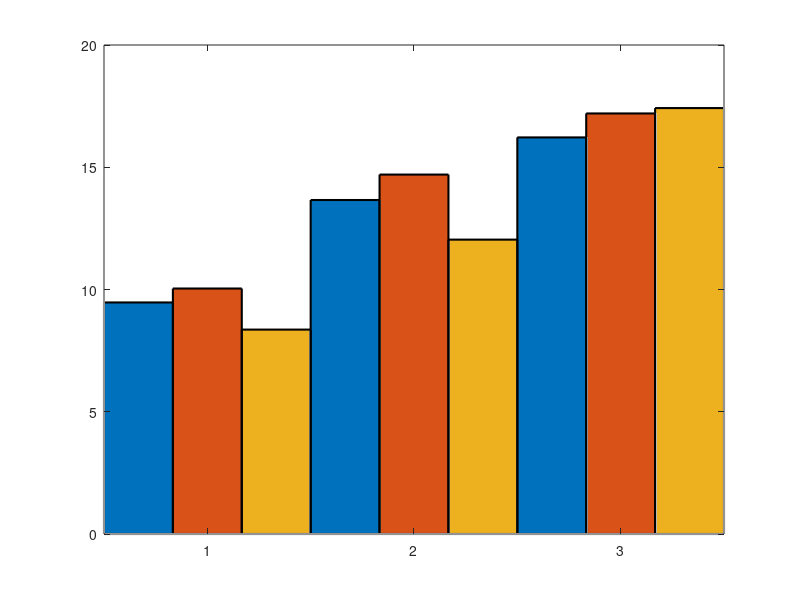

The MATLAB source for this figure: (Note: this script raises an error after producing the figure.)
close all;
fig2 = figure;
%input parameter
Oxy21 = [9.47 10.04 8.36];
Oxy16 = [13.66 14.70 12.04];
Oxy11 = [16.22 17.20 17.42];
y = [Oxy21; Oxy16; Oxy11];
errhigh = [0.7264 1.0624 0.732; 0.84 1.58 1.241; 1.20 1.78 1.23];
errlow = [0.6736 1.1136 0.778; 0.7968 1.38 1.176; 1.1328 1.88 1.63];
%err = 0.3*y;
%y = [Oxy21 Oxy16 Oxy11];
%x = categorical({'Oxy21%','Oxy16%','Oxy11%'});
%x = reordercats(x,{'Oxy21%','Oxy16%','Oxy11%'});
%ylim([0 5]);
%bp = bar(x,y,'BarWidth',1); %Acceptable range [0 1] 
bp = bar(y,'BarWidth',1,'LineWidth',1.5); %Acceptable range [0 1] 
hold on
for k = 1:size(y,2)
    % get x positions per group
    xpos = bp(k).XData + bp(k).XOffset;
    % draw errorbar
    errorbar(xpos, y(:,k), errlow(:,k),errhigh(:,k), 'LineStyle', 'none', ... 
        'Color', 'k', 'LineWidth', 1.5);
end
%title('What is my name?','FontSize',20,'Position',[2 4.7])
xlabel('Oxygen Concentration','FontSize',16);
ylabel('Combustion duration (ms)','FontSize',16);
%{
hp = bar(y);
cm = colororder; % or replace with the desired colormap
hatchfill2(hp(1),'single','HatchAngle',0,'hatchcolor',cm(1,:));
hatchfill2(hp(2),'cross','HatchAngle',45,'hatchcolor',cm(2,:));
hatchfill2(hp(3),'single','HatchAngle',45,'hatchcolor',cm(3,:));
for i = 1:numel(hp)
    hp(i).FaceColor = 'none';
end
%}
cm = colororder; % or replace with the desired colormap
A = hatchfill2(bp(1),'single','HatchAngle',0,'hatchcolor',[0 0 0],'HatchLineWidth',1.5);
B = hatchfill2(bp(2),'cross','HatchAngle',45,'hatchcolor',[1 0 0],'HatchLineWidth',1.5);
C = hatchfill2(bp(3),'single','HatchAngle',45,'hatchcolor',[0 0 1],'HatchLineWidth',1.5);
for i = 1:numel(bp)
    bp(i).FaceColor = 'none';
end
hold on
%bp(1).FaceColor = 'r';
%bp(2).FaceColor = 'g';
%bp(3).FaceColor = 'b';
%hatchfill2(legendABC(1),'single','HatchAngle',0,'hatchcolor',[0 0 0],'HatchLineWidth',1.5);

legend([A B C],{'1200K' '1000K' '800K'},'FontSize',16,'FontWeight','normal');

%set(gca,'YTick',0:1:4,'YTickLabel',0:1:5)
set(gca,'YLim',[0 22]);
set(gca,'YTick',0:2:22);
set(gca, 'XTickLabel', {'21% O2','15% O2','10% O2'});
ax = gca;
ax.XAxis.FontSize = 16; %Xtick fontsize %https://www.mathworks.com/matlabcentral/answers/511665-fontsize-and-properties-of-xticklabels-using-figure-handles
ax.YAxis.FontSize = 16; %Ytick fontsize
%text(,num2str(y(:,1)),'HorizontalAlignment','center','VerticalAlignment','bottom');
%errhigh = 0.1*y;
%errlow  = (-0.1)*y;
%er = errorbar(x,y,errlow,errhigh);   

%xCnt = vertcat(bp.XEndPoints);
%text(xCnt(:),y(:),compose('%d',y(:)),'HorizontalAlignment','center','VerticalAlignment','bottom');
%text(1:length(y),y,num2str(y),'vert','bottom','horiz','center')

%width = bp.BarWidth;
%for i=1:length(y(:, 1))
%    row = y(i, :);
%    % 0.5 is approximate net width of white spacings per group
%    offset = ((width + 0.3) / length(row)) / 2;
%    x = linspace(i-offset, i+offset, length(row));
%    text(x,row,num2str(row'),'vert','bottom','horiz','center','FontSize',18,'FontWeight','bold');
%end
str = {'P_{inj} = 1000bar';'m_{inj} = 67.93mg'};
text(0.9,20,str,'FontSize',16,'FontWeight','normal',BackgroundColor=[1 1 1]);

set(gca,'fontname','Carial','FontSize',16); % Set it to times
set(gca,'LineWidth',1.5);
set(gca,'fontweight','bold');

%grid on
hold on
